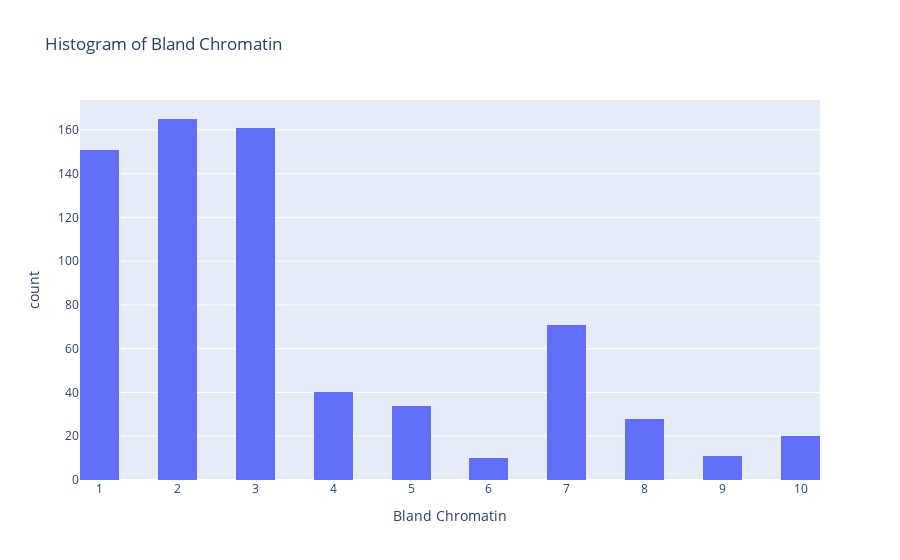

Notebook cell for this chart:
### Code cell
# Draw histogram of the column 'Bland Chromatin' using plotly express
fig = px.histogram(df, x='Bland Chromatin', nbins=20, title='Histogram of Bland Chromatin')
fig.show()

### Figure 1 — Plotly figure (JSON) as saved in the notebook; plotly's stock layout.template omitted (floating-point values rounded to 4 significant figures; data arrays with more than 128 entries replaced by an {"elided": "..."} marker saying what was removed)
{"data": [{"alignmentgroup": "True", "bingroup": "x", "hovertemplate": "Bland Chromatin=%{x}<br>count=%{y}<extra></extra>", "legendgroup": "", "marker": {"color": "#636efa", "pattern": {"shape": ""}}, "name": "", "nbinsx": 20, "offsetgroup": "", "orientation": "v", "showlegend": false, "type": "histogram", "x": {"elided": "691 int values"}, "xaxis": "x", "yaxis": "y"}], "layout": {"barmode": "relative", "legend": {"tracegroupgap": 0}, "title": {"text": "Histogram of Bland Chromatin"}, "xaxis": {"anchor": "y", "domain": [0, 1], "title": {"text": "Bland Chromatin"}}, "yaxis": {"anchor": "x", "domain": [0, 1], "title": {"text": "count"}}}}
